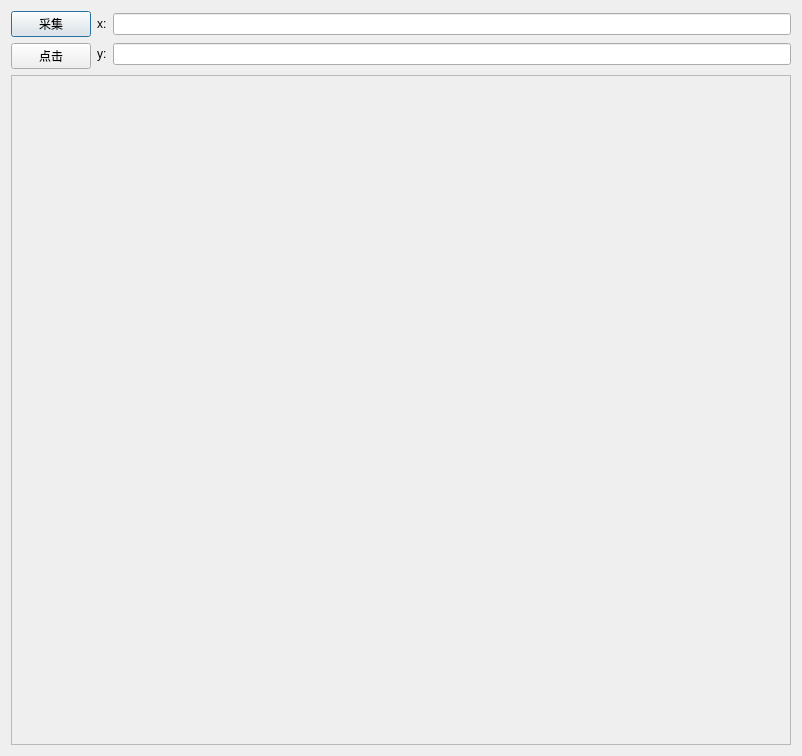
<?xml version="1.0" encoding="UTF-8"?>
<ui version="4.0">
 <class>Dialog_testZuobiao</class>
 <widget class="QDialog" name="Dialog_testZuobiao">
  <property name="geometry">
   <rect>
    <x>0</x>
    <y>0</y>
    <width>802</width>
    <height>756</height>
   </rect>
  </property>
  <property name="windowTitle">
   <string>Dialog_testZuobiao</string>
  </property>
  <layout class="QVBoxLayout" name="verticalLayout_3">
   <item>
    <layout class="QHBoxLayout" name="horizontalLayout_3">
     <item>
      <layout class="QVBoxLayout" name="verticalLayout">
       <item>
        <widget class="QPushButton" name="pB_grab">
         <property name="text">
          <string>采集</string>
         </property>
        </widget>
       </item>
       <item>
        <widget class="QPushButton" name="pB_click">
         <property name="text">
          <string>点击</string>
         </property>
        </widget>
       </item>
      </layout>
     </item>
     <item>
      <layout class="QVBoxLayout" name="verticalLayout_2">
       <item>
        <layout class="QHBoxLayout" name="horizontalLayout">
         <item>
          <widget class="QLabel" name="label">
           <property name="text">
            <string>x:</string>
           </property>
          </widget>
         </item>
         <item>
          <widget class="QLineEdit" name="lE_x"/>
         </item>
        </layout>
       </item>
       <item>
        <layout class="QHBoxLayout" name="horizontalLayout_2">
         <item>
          <widget class="QLabel" name="label_2">
           <property name="text">
            <string>y:</string>
           </property>
          </widget>
         </item>
         <item>
          <widget class="QLineEdit" name="lE_y"/>
         </item>
        </layout>
       </item>
      </layout>
     </item>
    </layout>
   </item>
   <item>
    <widget class="QScrollArea" name="sA_pic">
     <property name="widgetResizable">
      <bool>true</bool>
     </property>
     <widget class="QWidget" name="scrollAreaWidgetContents">
      <property name="geometry">
       <rect>
        <x>0</x>
        <y>0</y>
        <width>778</width>
        <height>658</height>
       </rect>
      </property>
     </widget>
    </widget>
   </item>
  </layout>
 </widget>
 <layoutdefault spacing="6" margin="11"/>
 <resources/>
 <connections/>
</ui>
